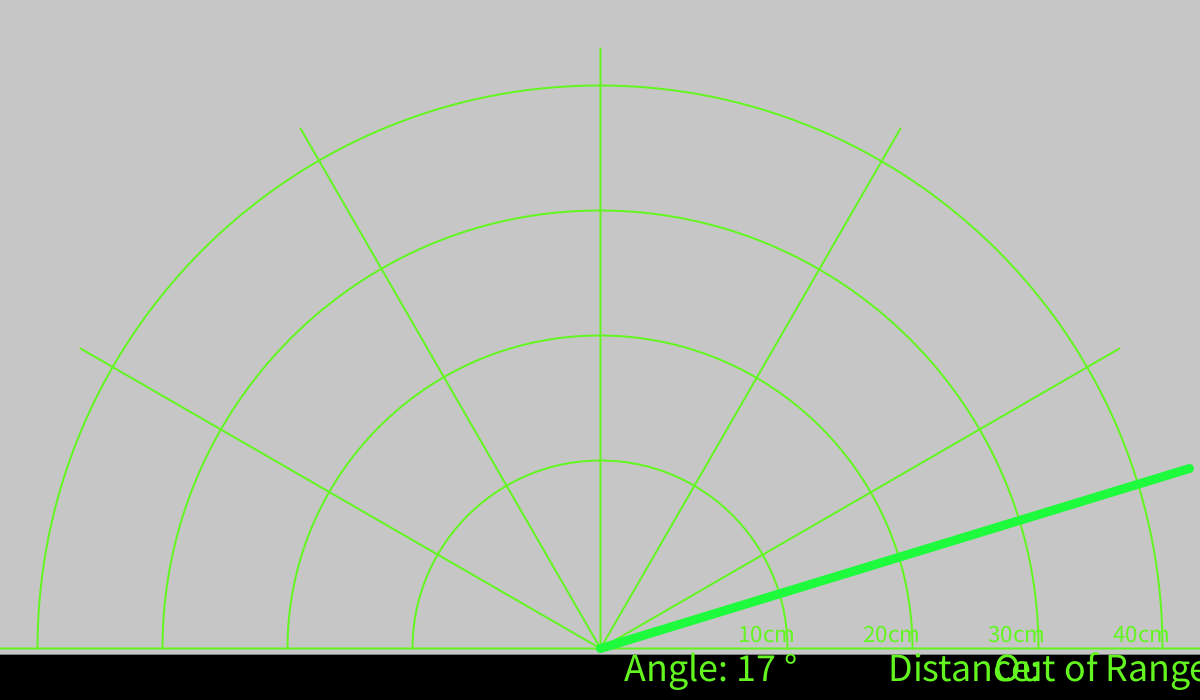
Frame 1 (no input)
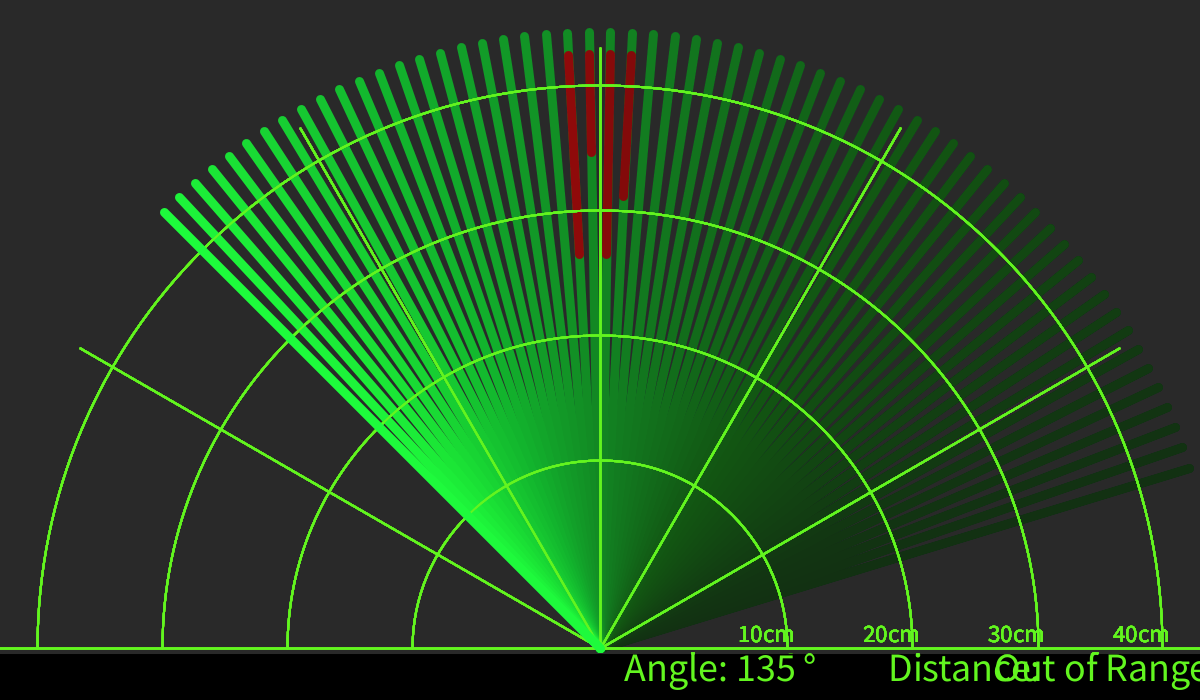
Frame 60 (the mouse pressed at the canvas centre just before this capture)
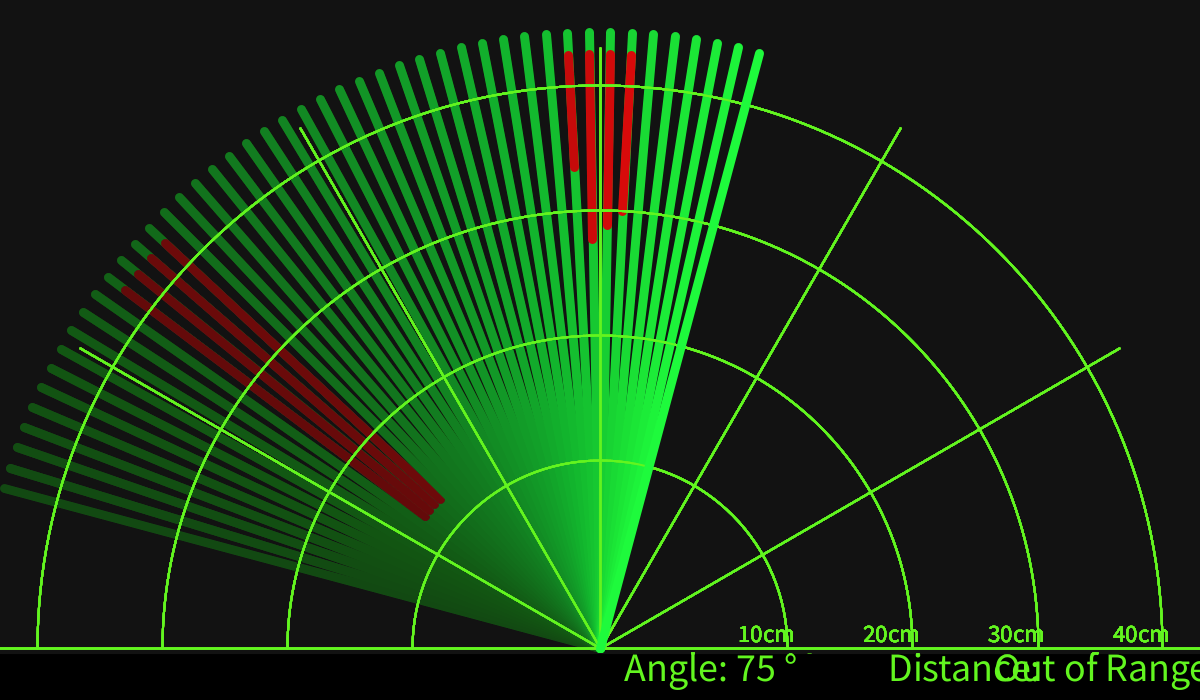
Frame 120 (the mouse held since frame 60 and released just before this capture)

The Processing sketch that drew these frames (run headless with seeded random() and noise(); from frame 60 on, the mouse is pressed at the canvas centre):

// Processing sketch: Radar_image_code
// ── Radar_image_code.pde
// ==========================================
// RADAR SIMULATION MODE (NO ARDUINO NEEDED)
// ==========================================

int iAngle = 15;
int iDistance = 100;
int direction = 2; // Speed of the sweep

void setup() {
  size(1200, 700); // Size of the window
  smooth();
  // Notice: No Serial port code here!
}

void draw() {
  // --- 1. SIMULATE THE SWEEPING MOTION ---
  iAngle += direction;
  if (iAngle >= 165 || iAngle <= 15) {
    direction *= -1; // Reverse direction when it hits the edges
  }

  // --- 2. SIMULATE FAKE OBJECTS ---
  // Pretend there is an object right in the middle (~90 degrees)
  if (iAngle > 85 && iAngle < 95) {
    iDistance = (int) random(25, 35); // Object is about 30cm away
  } 
  // Pretend there is an object on the left side (~140 degrees)
  else if (iAngle > 135 && iAngle < 145) {
    iDistance = 15; // Object is 15cm away
  } 
  // Everywhere else is clear
  else {
    iDistance = 100; // Out of range
  }

  // --- 3. DRAW THE RADAR SCREEN ---
  // Fading motion blur effect
  noStroke();
  fill(0, 7); 
  rect(0, 0, width, height - height*0.065); 
  
  drawRadar(); 
  drawLine();
  drawObject();
  drawText();
  
  delay(20); // Controls how fast the simulation runs
}

// Draws the green semi-circles and grid lines
void drawRadar() {
  pushMatrix();
  translate(width/2, height-height*0.074); 
  noFill();
  strokeWeight(2);
  stroke(98, 245, 31); // Neon Green
  
  arc(0, 0, (width-width*0.0625), (width-width*0.0625), PI, TWO_PI);
  arc(0, 0, (width-width*0.27), (width-width*0.27), PI, TWO_PI);
  arc(0, 0, (width-width*0.479), (width-width*0.479), PI, TWO_PI);
  arc(0, 0, (width-width*0.687), (width-width*0.687), PI, TWO_PI);
  
  line(-width/2, 0, width/2, 0);
  line(0, 0, -width/2*cos(radians(30)), -width/2*sin(radians(30)));
  line(0, 0, -width/2*cos(radians(60)), -width/2*sin(radians(60)));
  line(0, 0, -width/2*cos(radians(90)), -width/2*sin(radians(90)));
  line(0, 0, -width/2*cos(radians(120)), -width/2*sin(radians(120)));
  line(0, 0, -width/2*cos(radians(150)), -width/2*sin(radians(150)));
  popMatrix();
}

// Draws a RED line if an object is closer than 40cm
void drawObject() {
  pushMatrix();
  translate(width/2, height-height*0.074);
  strokeWeight(9);
  stroke(255, 10, 10); // Red
  
  if (iDistance < 40) {
    float pixsDistance = iDistance * ((height-height*0.1666)*0.025); 
    line(pixsDistance*cos(radians(iAngle)), -pixsDistance*sin(radians(iAngle)), 
         (width-width*0.505)*cos(radians(iAngle)), -(width-width*0.505)*sin(radians(iAngle)));
  }
  popMatrix();
}

// Draws the sweeping scanning line
void drawLine() {
  pushMatrix();
  strokeWeight(9);
  stroke(30, 250, 60); // Bright Green
  translate(width/2, height-height*0.074); 
  line(0, 0, (height-height*0.12)*cos(radians(iAngle)), -(height-height*0.12)*sin(radians(iAngle))); 
  popMatrix();
}

// Draws the text data at the bottom of the screen
void drawText() {
  pushMatrix();
  fill(0, 0, 0);
  noStroke();
  rect(0, height-height*0.0648, width, height);
  
  fill(98, 245, 31);
  textSize(25);
  text("10cm", width-width*0.3854, height-height*0.0833);
  text("20cm", width-width*0.281, height-height*0.0833);
  text("30cm", width-width*0.177, height-height*0.0833);
  text("40cm", width-width*0.0729, height-height*0.0833);
  
  textSize(40);
  text("Angle: " + iAngle +" °", width-width*0.48, height-height*0.0277);
  text("Distance: ", width-width*0.26, height-height*0.0277);
  if (iDistance < 40) {
    text("        " + iDistance +" cm", width-width*0.225, height-height*0.0277);
  } else {
    text("        Out of Range", width-width*0.225, height-height*0.0277);
  }
  popMatrix();
}
